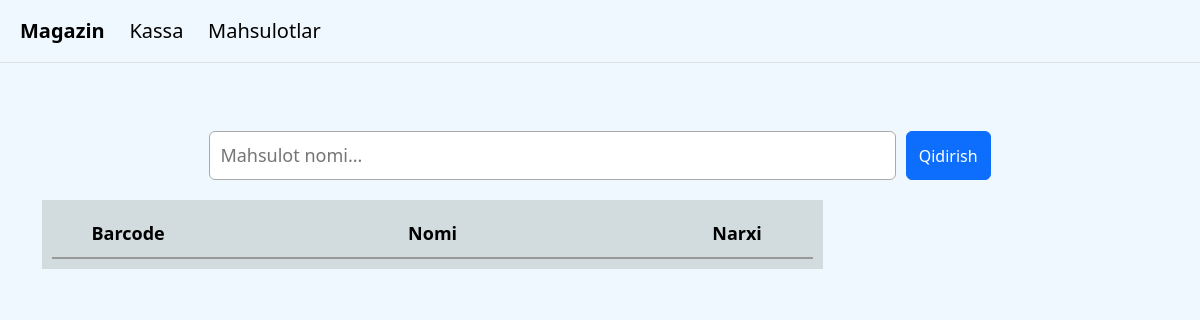
The page /products on the database as committed earlier.
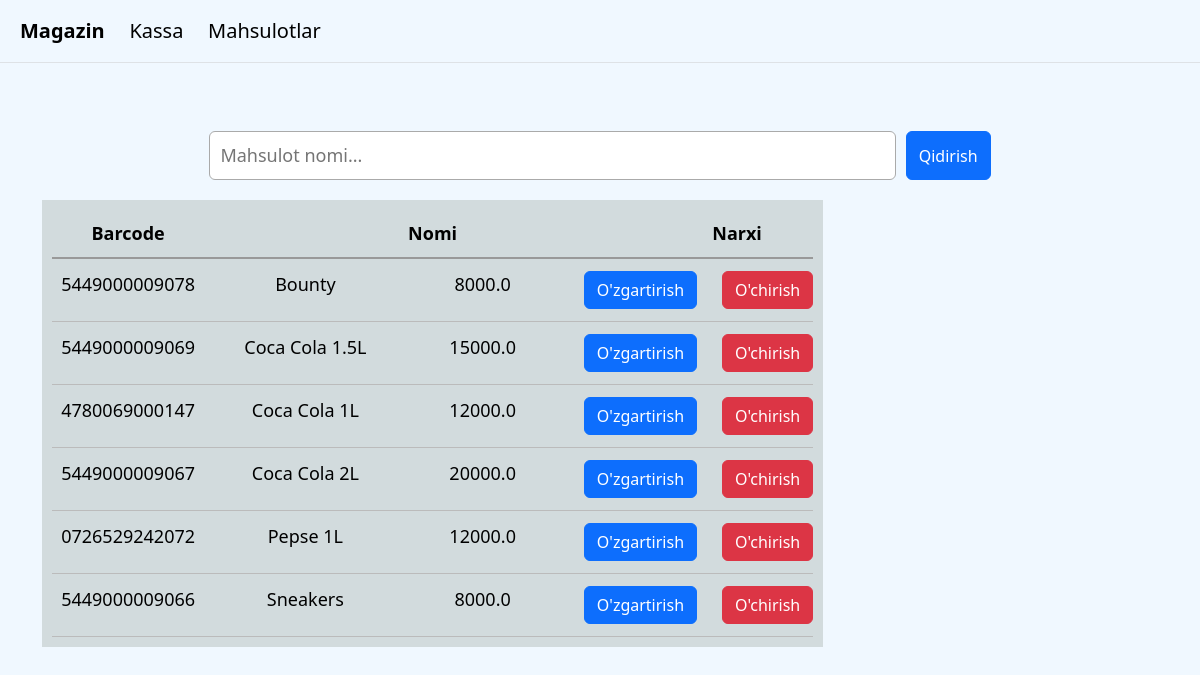
The same page on the database as committed later.
### tables this page shows
CREATE TABLE products (
    id INTEGER PRIMARY KEY AUTOINCREMENT,
    barcode TEXT UNIQUE NOT NULL,
    name TEXT NOT NULL,
    price REAL NOT NULL);

### app.py (the view)
@app.route("/products")
def products():
    conn = sqlite3.connect("store.db")
    conn.row_factory = sqlite3.Row
    cursor = conn.cursor()
    query = request.args.get("q")
    if query:
        products = cursor.execute("SELECT barcode,name,price FROM products WHERE name LIKE ? ORDER BY name ASC",("%"+query+"%",)).fetchall()
    else:
        products = cursor.execute("SELECT barcode,name,price FROM products ORDER BY name ASC").fetchall()
    conn.close()
    return render_template("products.html",products = products)

### templates/products.html (shortened to what this page needs)
{% extends "layout.html" %}
{% block main %}
<form method="GET" action="/products" class="search-form">
    <input type="text" name="q" placeholder="Mahsulot nomi..." value="{{request.args.get('q','')}}">
    <button class="btn btn-primary" type="submit">Qidirish</button>
</form>
<div class="products-container">
    <div class="product-header">
        <span>Barcode</span>
        <span>Nomi</span>
        <span>Narxi</span>
    </div>
    {% for product in products %}
    <div class="product-item">
        <span>{{product.barcode}}</span>
        <span>{{product.name}}</span>
        <span>{{product.price}}</span>
        <a href="/edit/{{product.barcode}}">
            <button class="btn btn-primary" type="button">O'zgartirish</button>
        </a>
        <form action="/delete/{{product.barcode}}" method="post">
            <button class="btn btn-danger" type="submit" onclick="return confirm('Haqiqatan o`chirmoqchimisiz?')">O'chirish</button>
        </form>
    </div>
    {% endfor %}
</div>
{% endblock %}

Rows that differ between the two databases and show on the page:
added products: barcode "5449000009078", name "Bounty", price "8000.0"
added products: barcode "5449000009069", name "Coca Cola 1.5L", price "15000.0"
added products: barcode "4780069000147", name "Coca Cola 1L", price "12000.0"
added products: barcode "5449000009067", name "Coca Cola 2L", price "20000.0"
added products: barcode "0726529242072", name "Pepse 1L", price "12000.0"
added products: barcode "5449000009066", name "Sneakers", price "8000.0"
